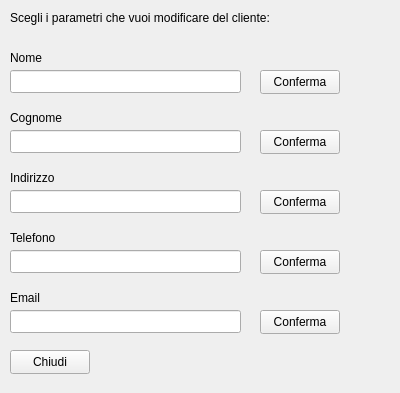
<?xml version="1.0" encoding="UTF-8"?>
<ui version="4.0">
 <class>ModificaCliente</class>
 <widget class="QWidget" name="ModificaCliente">
  <property name="geometry">
   <rect>
    <x>0</x>
    <y>0</y>
    <width>400</width>
    <height>393</height>
   </rect>
  </property>
  <property name="windowTitle">
   <string>Form</string>
  </property>
  <widget class="QLabel" name="label">
   <property name="geometry">
    <rect>
     <x>10</x>
     <y>10</y>
     <width>371</width>
     <height>16</height>
    </rect>
   </property>
   <property name="text">
    <string>Scegli i parametri che vuoi modificare del cliente:</string>
   </property>
  </widget>
  <widget class="QLabel" name="label_2">
   <property name="geometry">
    <rect>
     <x>10</x>
     <y>50</y>
     <width>55</width>
     <height>16</height>
    </rect>
   </property>
   <property name="text">
    <string>Nome</string>
   </property>
  </widget>
  <widget class="QLineEdit" name="line_nome">
   <property name="geometry">
    <rect>
     <x>10</x>
     <y>70</y>
     <width>231</width>
     <height>23</height>
    </rect>
   </property>
  </widget>
  <widget class="QPushButton" name="btn_nome">
   <property name="geometry">
    <rect>
     <x>260</x>
     <y>70</y>
     <width>80</width>
     <height>24</height>
    </rect>
   </property>
   <property name="text">
    <string>Conferma</string>
   </property>
  </widget>
  <widget class="QLabel" name="label_3">
   <property name="geometry">
    <rect>
     <x>10</x>
     <y>110</y>
     <width>61</width>
     <height>16</height>
    </rect>
   </property>
   <property name="text">
    <string>Cognome</string>
   </property>
  </widget>
  <widget class="QLineEdit" name="line_cognome">
   <property name="geometry">
    <rect>
     <x>10</x>
     <y>130</y>
     <width>231</width>
     <height>23</height>
    </rect>
   </property>
  </widget>
  <widget class="QPushButton" name="btn_cognome">
   <property name="geometry">
    <rect>
     <x>260</x>
     <y>130</y>
     <width>80</width>
     <height>24</height>
    </rect>
   </property>
   <property name="text">
    <string>Conferma</string>
   </property>
  </widget>
  <widget class="QLabel" name="label_4">
   <property name="geometry">
    <rect>
     <x>10</x>
     <y>170</y>
     <width>55</width>
     <height>16</height>
    </rect>
   </property>
   <property name="text">
    <string>Indirizzo</string>
   </property>
  </widget>
  <widget class="QLineEdit" name="line_indirizzo">
   <property name="geometry">
    <rect>
     <x>10</x>
     <y>190</y>
     <width>231</width>
     <height>23</height>
    </rect>
   </property>
  </widget>
  <widget class="QPushButton" name="btn_indirizzo">
   <property name="geometry">
    <rect>
     <x>260</x>
     <y>190</y>
     <width>80</width>
     <height>24</height>
    </rect>
   </property>
   <property name="text">
    <string>Conferma</string>
   </property>
  </widget>
  <widget class="QLabel" name="label_5">
   <property name="geometry">
    <rect>
     <x>10</x>
     <y>230</y>
     <width>55</width>
     <height>16</height>
    </rect>
   </property>
   <property name="text">
    <string>Telefono</string>
   </property>
  </widget>
  <widget class="QLineEdit" name="line_telefono">
   <property name="geometry">
    <rect>
     <x>10</x>
     <y>250</y>
     <width>231</width>
     <height>23</height>
    </rect>
   </property>
  </widget>
  <widget class="QPushButton" name="btn_telefono">
   <property name="geometry">
    <rect>
     <x>260</x>
     <y>250</y>
     <width>80</width>
     <height>24</height>
    </rect>
   </property>
   <property name="text">
    <string>Conferma</string>
   </property>
  </widget>
  <widget class="QLabel" name="label_6">
   <property name="geometry">
    <rect>
     <x>10</x>
     <y>290</y>
     <width>55</width>
     <height>16</height>
    </rect>
   </property>
   <property name="text">
    <string>Email</string>
   </property>
  </widget>
  <widget class="QLineEdit" name="line_email">
   <property name="geometry">
    <rect>
     <x>10</x>
     <y>310</y>
     <width>231</width>
     <height>23</height>
    </rect>
   </property>
  </widget>
  <widget class="QPushButton" name="btn_email">
   <property name="geometry">
    <rect>
     <x>260</x>
     <y>310</y>
     <width>80</width>
     <height>24</height>
    </rect>
   </property>
   <property name="text">
    <string>Conferma</string>
   </property>
  </widget>
  <widget class="QPushButton" name="btn_chiudi">
   <property name="geometry">
    <rect>
     <x>10</x>
     <y>350</y>
     <width>80</width>
     <height>24</height>
    </rect>
   </property>
   <property name="text">
    <string>Chiudi</string>
   </property>
  </widget>
 </widget>
 <resources/>
 <connections/>
</ui>
